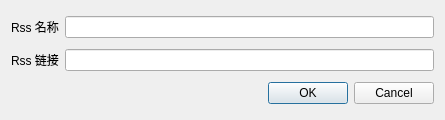
<?xml version="1.0" encoding="UTF-8"?>
<ui version="4.0">
 <class>addRssSource</class>
 <widget class="QDialog" name="addRssSource">
  <property name="geometry">
   <rect>
    <x>0</x>
    <y>0</y>
    <width>445</width>
    <height>120</height>
   </rect>
  </property>
  <property name="sizePolicy">
   <sizepolicy hsizetype="Preferred" vsizetype="Minimum">
    <horstretch>0</horstretch>
    <verstretch>0</verstretch>
   </sizepolicy>
  </property>
  <property name="windowTitle">
   <string>添加Rss源</string>
  </property>
  <layout class="QVBoxLayout" name="verticalLayout">
   <item>
    <layout class="QHBoxLayout" name="horizontalLayout">
     <item>
      <widget class="QLabel" name="lblname">
       <property name="text">
        <string>Rss 名称</string>
       </property>
      </widget>
     </item>
     <item>
      <widget class="QLineEdit" name="lename"/>
     </item>
    </layout>
   </item>
   <item>
    <layout class="QHBoxLayout" name="horizontalLayout_2">
     <item>
      <widget class="QLabel" name="lbllink">
       <property name="text">
        <string>Rss 链接</string>
       </property>
      </widget>
     </item>
     <item>
      <widget class="QLineEdit" name="lelink"/>
     </item>
    </layout>
   </item>
   <item>
    <widget class="QDialogButtonBox" name="buttonBox">
     <property name="orientation">
      <enum>Qt::Horizontal</enum>
     </property>
     <property name="standardButtons">
      <set>QDialogButtonBox::Cancel|QDialogButtonBox::Ok</set>
     </property>
     <property name="centerButtons">
      <bool>false</bool>
     </property>
    </widget>
   </item>
  </layout>
 </widget>
 <resources/>
 <connections>
  <connection>
   <sender>buttonBox</sender>
   <signal>accepted()</signal>
   <receiver>addRssSource</receiver>
   <slot>accept()</slot>
   <hints>
    <hint type="sourcelabel">
     <x>248</x>
     <y>254</y>
    </hint>
    <hint type="destinationlabel">
     <x>157</x>
     <y>274</y>
    </hint>
   </hints>
  </connection>
  <connection>
   <sender>buttonBox</sender>
   <signal>rejected()</signal>
   <receiver>addRssSource</receiver>
   <slot>reject()</slot>
   <hints>
    <hint type="sourcelabel">
     <x>316</x>
     <y>260</y>
    </hint>
    <hint type="destinationlabel">
     <x>286</x>
     <y>274</y>
    </hint>
   </hints>
  </connection>
 </connections>
</ui>
